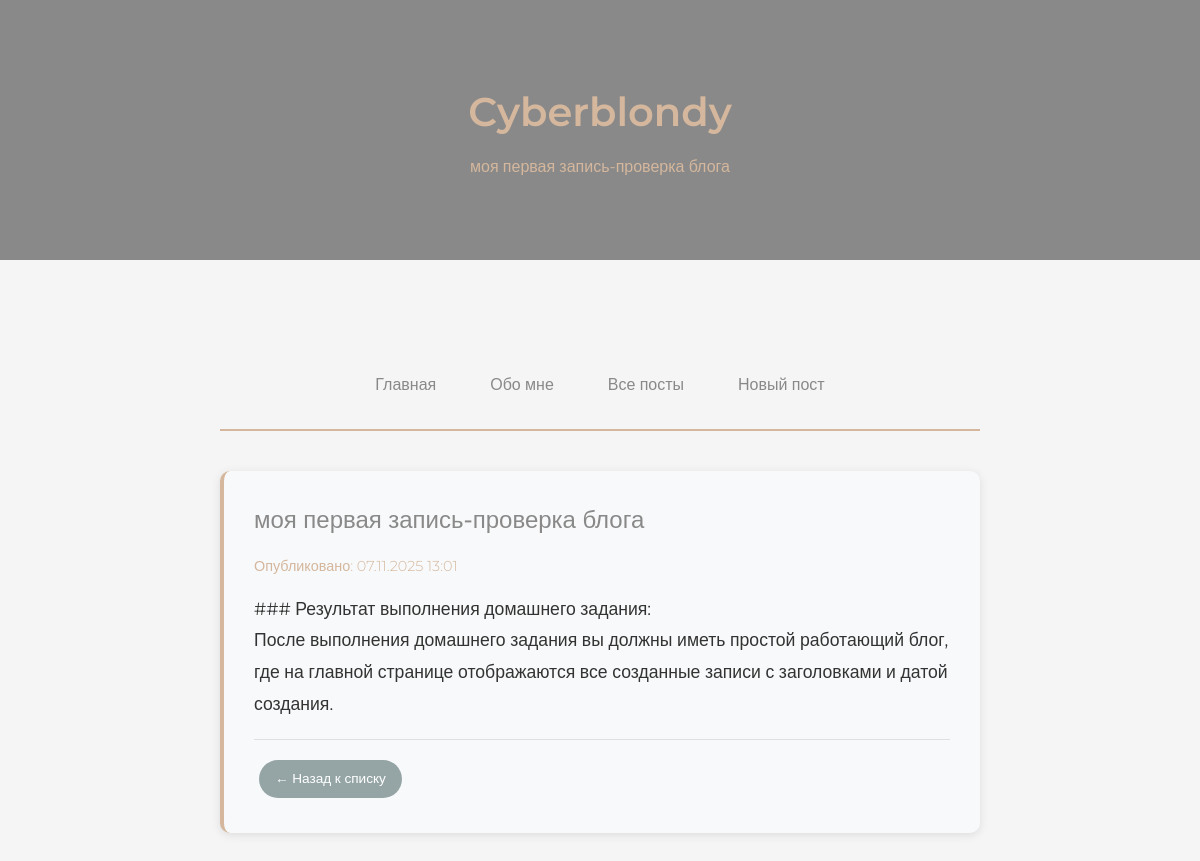
The app's page /posts/1/ with its own data.
### blog/models.py (models this page shows, shortened)
class Post(models.Model):
    title = models.CharField(max_length=100, verbose_name='Заголовок')
    content = models.TextField(verbose_name='Содержание')
    created_at = models.DateTimeField(default=timezone.now, verbose_name='Дата создания')
    author = models.ForeignKey(User, on_delete=models.CASCADE, verbose_name='Автор')
    class Meta:
        verbose_name = 'Пост'
        verbose_name_plural = 'Посты'
        ordering = ['-created_at']

### blog/views.py (the view)
# urls.py: path('posts/<int:pk>/', PostDetailView.as_view(), name='post_detail'),
class PostDetailView(DetailView):
    model = Post
    template_name = 'blog/post_detail.html'

### blog/templates/blog/post_detail.html (shortened to what this page needs)
{% load static %}
<!DOCTYPE html>
<html lang="ru">
<head>
    <link rel="stylesheet" href="{% static 'css/style.css' %}">
</head>
<body>
    <div class="header">
        <div class="container">
            <h1>Cyberblondy</h1>
            <p>{{ post.title }}</p>
        </div>
    </div>
    <div class="container">
        <nav class="main-nav">
            <a href="{% url 'home' %}" class="nav-link">Главная</a>
            <a href="{% url 'about' %}" class="nav-link">Обо мне</a>
            <a href="{% url 'post_list' %}" class="nav-link">Все посты</a>
            <a href="{% url 'post_create' %}" class="nav-link">Новый пост</a>
        </nav>
        <div class="post post-detail">
            <h2>{{ post.title }}</h2>
            <p class="post-date">Опубликовано: {{ post.created_at|date:"d.m.Y H:i" }}</p>
            <div class="post-content">
                {{ post.content|linebreaks }}
            </div>
            <div class="post-actions">
    <a href="{% url 'post_list' %}" class="btn btn-back">← Назад к списку</a>
            </div>
        </div>
    </div>
</body>
</html>

### static/css/style.css (style rules this page uses)
* { margin: 0; padding: 0; box-sizing: border-box; }
body { font-family: 'Montserrat', sans-serif; background-color: #f5f5f5; color: #333; line-height: 1.6; }
.container { max-width: 800px; margin: 0 auto; padding: 40px 20px; }
.header { background-color: #898989; color: #d4b79d; padding: 40px 0; text-align: center; margin-bottom: 40px; }
.header h1 { font-size: 2.5rem; font-weight: 600; margin-bottom: 10px; }
.main-nav { text-align: center; margin-bottom: 40px; padding: 20px 0; border-bottom: 2px solid #d4b79d; display: flex; justify-content: center; align-items: center; flex-wrap: wrap; gap: 10px; }
.nav-link { display: inline-block; padding: 10px 20px; color: #898989; text-decoration: none; font-weight: 500; border: 2px solid transparent; border-radius: 25px; transition: all 0.3s ease; white-space: nowrap; }
.post { background-color: #f8f9fa; padding: 30px; margin-bottom: 25px; border-radius: 10px; box-shadow: 0 2px 10px rgba(0,0,0,0.1); border-left: 4px solid #d4b79d; }
.post h2 { color: #898989; font-weight: 500; margin-bottom: 15px; font-size: 1.5rem; }
.post-date { color: #d4b79d; font-size: 0.9rem; font-weight: 300; margin-bottom: 15px; }
.btn { display: inline-block; padding: 8px 16px; margin: 5px; border: none; border-radius: 20px; text-decoration: none; font-family: 'Montserrat', sans-serif; font-size: 0.9rem; font-weight: 500; cursor: pointer; transition: all 0.3s ease; }
.btn-back { background-color: #95a5a6; color: white; }
.post-actions { margin-top: 20px; padding-top: 15px; border-top: 1px solid #e0e0e0; }
.post-detail { position: relative; }
.post-content { line-height: 1.8; font-size: 1.1rem; }
.post-actions .btn { margin: 5px; font-size: 0.85rem; }

### records on screen
Post: title "моя первая запись-проверка блога", created_at "07.11.2025 13:01", content "### Результат выполнения домашнего задания: После выполнения домашнего задания вы должны иметь простой работающий блог, где на главной странице отображаются все созданные записи с заголовками и датой создания."
